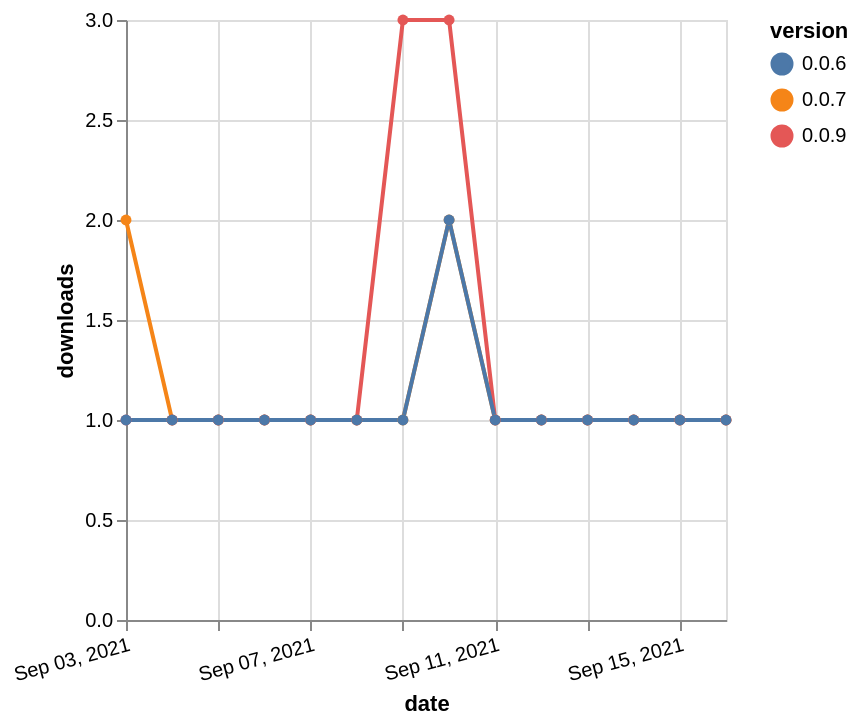

Vega-Lite specification stored for this chart:
### Vega-Lite specification from a JSON file in a GitHub repository (floating-point values rounded to 4 significant figures)
{"$schema": "https://vega.github.io/schema/vega-lite/v5.json", "description": "A simple bar chart with embedded data.", "data": {"values": [{"date": "2021-09-03", "total": 162, "delta": 2, "version": "0.0.7"}, {"date": "2021-09-04", "total": 163, "delta": 1, "version": "0.0.7"}, {"date": "2021-09-05", "total": 164, "delta": 1, "version": "0.0.7"}, {"date": "2021-09-06", "total": 165, "delta": 1, "version": "0.0.7"}, {"date": "2021-09-07", "total": 166, "delta": 1, "version": "0.0.7"}, {"date": "2021-09-08", "total": 167, "delta": 1, "version": "0.0.7"}, {"date": "2021-09-09", "total": 168, "delta": 1, "version": "0.0.7"}, {"date": "2021-09-10", "total": 170, "delta": 2, "version": "0.0.7"}, {"date": "2021-09-11", "total": 171, "delta": 1, "version": "0.0.7"}, {"date": "2021-09-12", "total": 172, "delta": 1, "version": "0.0.7"}, {"date": "2021-09-13", "total": 173, "delta": 1, "version": "0.0.7"}, {"date": "2021-09-14", "total": 174, "delta": 1, "version": "0.0.7"}, {"date": "2021-09-15", "total": 175, "delta": 1, "version": "0.0.7"}, {"date": "2021-09-16", "total": 176, "delta": 1, "version": "0.0.7"}, {"date": "2021-09-03", "total": 210, "delta": 1, "version": "0.0.9"}, {"date": "2021-09-04", "total": 211, "delta": 1, "version": "0.0.9"}, {"date": "2021-09-05", "total": 212, "delta": 1, "version": "0.0.9"}, {"date": "2021-09-06", "total": 213, "delta": 1, "version": "0.0.9"}, {"date": "2021-09-07", "total": 214, "delta": 1, "version": "0.0.9"}, {"date": "2021-09-08", "total": 215, "delta": 1, "version": "0.0.9"}, {"date": "2021-09-09", "total": 218, "delta": 3, "version": "0.0.9"}, {"date": "2021-09-10", "total": 221, "delta": 3, "version": "0.0.9"}, {"date": "2021-09-11", "total": 222, "delta": 1, "version": "0.0.9"}, {"date": "2021-09-12", "total": 223, "delta": 1, "version": "0.0.9"}, {"date": "2021-09-13", "total": 224, "delta": 1, "version": "0.0.9"}, {"date": "2021-09-14", "total": 225, "delta": 1, "version": "0.0.9"}, {"date": "2021-09-15", "total": 226, "delta": 1, "version": "0.0.9"}, {"date": "2021-09-16", "total": 227, "delta": 1, "version": "0.0.9"}, {"date": "2021-09-03", "total": 231, "delta": 1, "version": "0.0.6"}, {"date": "2021-09-04", "total": 232, "delta": 1, "version": "0.0.6"}, {"date": "2021-09-05", "total": 233, "delta": 1, "version": "0.0.6"}, {"date": "2021-09-06", "total": 234, "delta": 1, "version": "0.0.6"}, {"date": "2021-09-07", "total": 235, "delta": 1, "version": "0.0.6"}, {"date": "2021-09-08", "total": 236, "delta": 1, "version": "0.0.6"}, {"date": "2021-09-09", "total": 237, "delta": 1, "version": "0.0.6"}, {"date": "2021-09-10", "total": 239, "delta": 2, "version": "0.0.6"}, {"date": "2021-09-11", "total": 240, "delta": 1, "version": "0.0.6"}, {"date": "2021-09-12", "total": 241, "delta": 1, "version": "0.0.6"}, {"date": "2021-09-13", "total": 242, "delta": 1, "version": "0.0.6"}, {"date": "2021-09-14", "total": 243, "delta": 1, "version": "0.0.6"}, {"date": "2021-09-15", "total": 244, "delta": 1, "version": "0.0.6"}, {"date": "2021-09-16", "total": 245, "delta": 1, "version": "0.0.6"}]}, "width": "container", "mark": {"type": "line", "point": {"filled": true}}, "encoding": {"x": {"field": "date", "type": "temporal", "timeUnit": "yearmonthdate", "title": "date", "axis": {"labelAngle": -15}}, "y": {"field": "delta", "type": "quantitative", "title": "downloads"}, "color": {"field": "version", "type": "nominal"}, "tooltip": {"field": "delta"}}}
